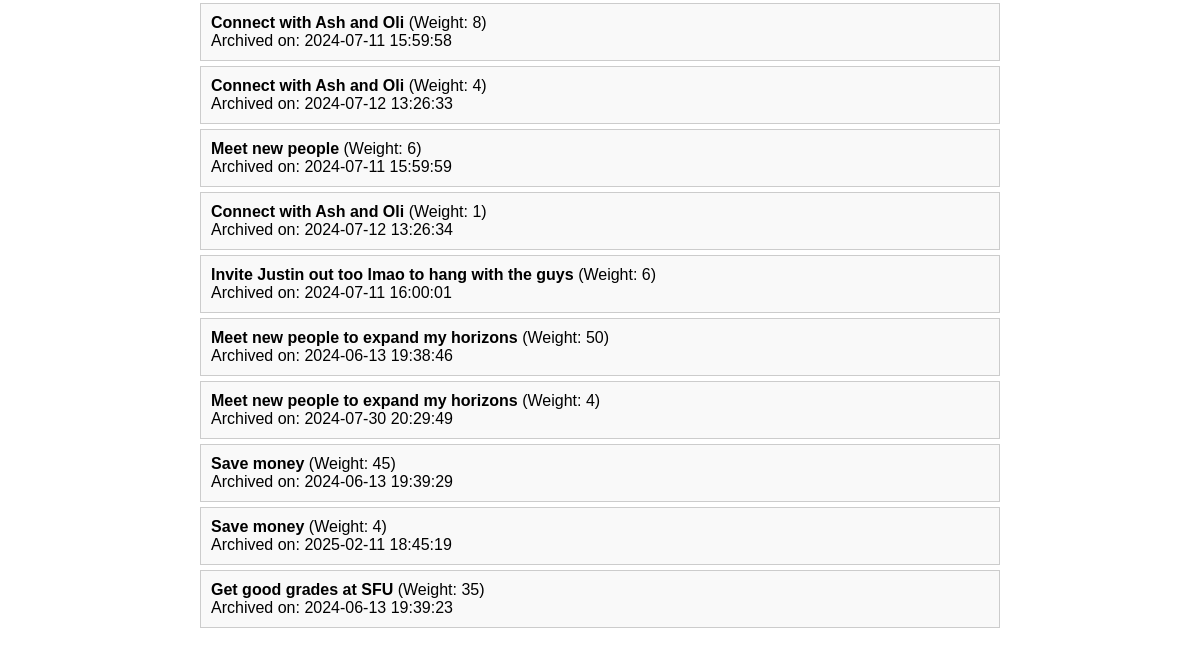
The page /archived (lower part) on the database as committed earlier.
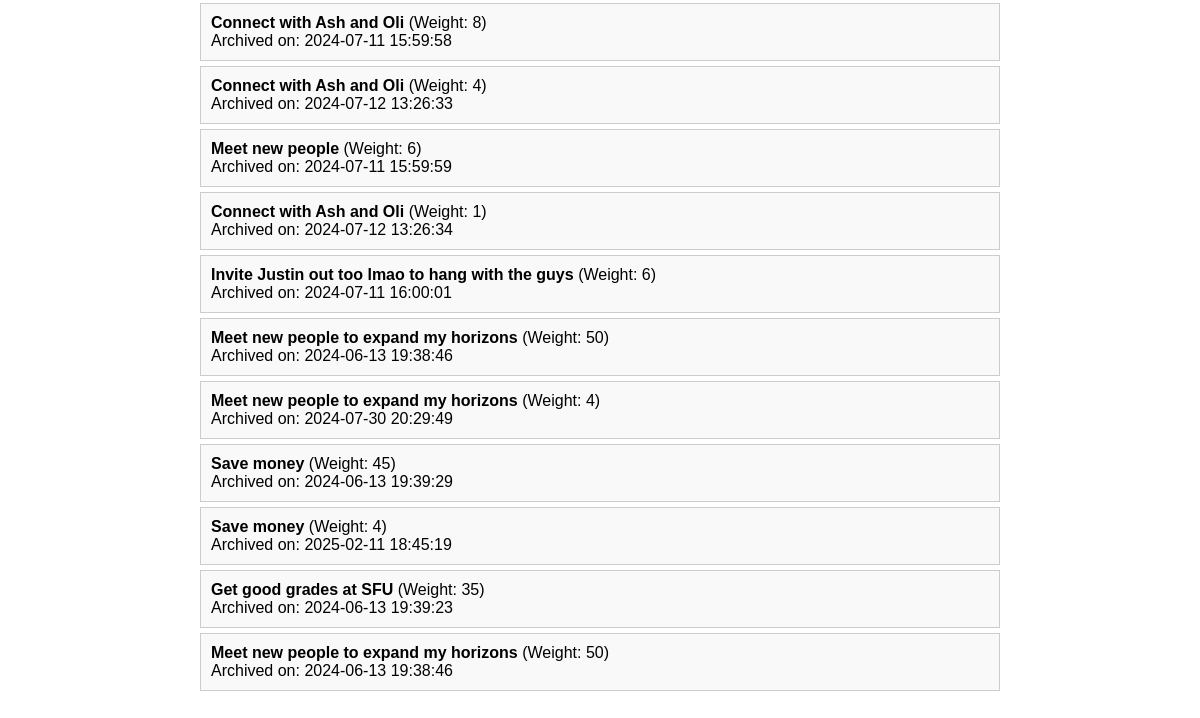
The same page on the database as committed later.
### tables this page shows
CREATE TABLE archived_goals (
            id INTEGER PRIMARY KEY,
            name TEXT NOT NULL,
            weight INTEGER NOT NULL,
            timestamp TEXT NOT NULL
        );

### application.py (the view)
@application.route('/archived')
def archived():
    archived_goals = get_archived_goals()
    return render_template('archived.html', archived_goals=archived_goals)

### application.py (called while the page is built)
def get_archived_goals():
    conn = sqlite3.connect('database.db')  # Connect to the main database
    c = conn.cursor()
    c.execute('SELECT * FROM archived_goals')  # Make sure 'archived_goals' is the correct table name
    archived_goals = c.fetchall()
    conn.close()
    return archived_goals

### templates/archived.html (shortened to what this page needs)
<!DOCTYPE html>
<html>
<head>
</head>
<body>
    <div class="container">
        <ul>
            {% for goal in archived_goals %}
                <li>
                    <strong>{{ goal[1] }}</strong> (Weight: {{ goal[2] }}) <br>
                    Archived on: {{ goal[3] }}
                </li>
            {% endfor %}
        </ul>
    </div>
</body>
</html>

Rows that differ between the two databases and show on the page:
added archived_goals: name "Meet new people to expand my horizons", weight "50", timestamp "2024-06-13 19:38:46"
